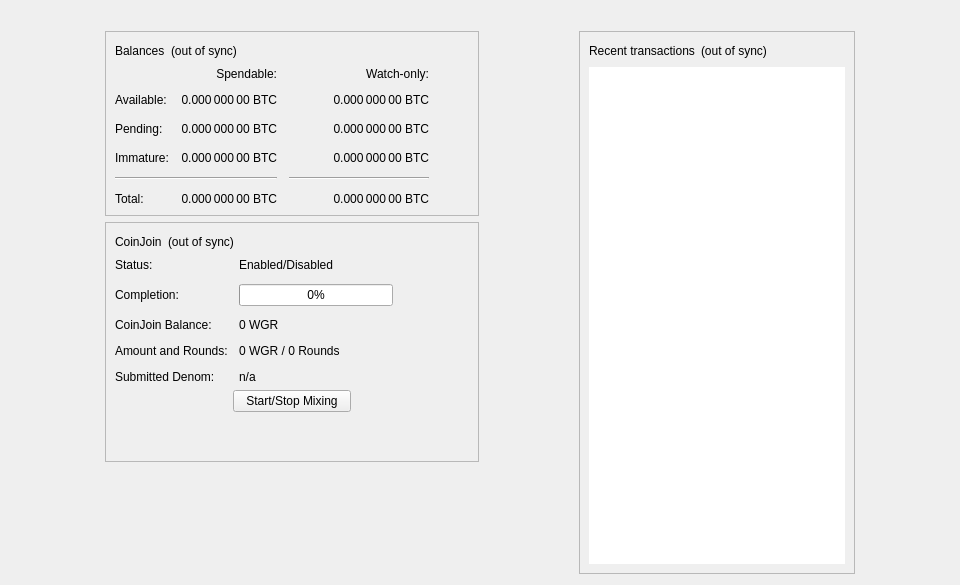
<?xml version="1.0" encoding="UTF-8"?>
<ui version="4.0">
 <class>OverviewPage</class>
 <widget class="QWidget" name="OverviewPage">
  <property name="geometry">
   <rect>
    <x>0</x>
    <y>0</y>
    <width>960</width>
    <height>585</height>
   </rect>
  </property>
  <property name="minimumSize">
   <size>
    <width>960</width>
    <height>0</height>
   </size>
  </property>
  <property name="windowTitle">
   <string>Form</string>
  </property>
  <layout class="QVBoxLayout" name="topLayout">
   <item>
    <widget class="QLabel" name="labelAlerts">
     <property name="visible">
      <bool>false</bool>
     </property>
     <property name="wordWrap">
      <bool>true</bool>
     </property>
     <property name="margin">
      <number>3</number>
     </property>
     <property name="textInteractionFlags">
      <set>Qt::TextSelectableByMouse</set>
     </property>
    </widget>
   </item>
   <item>
    <layout class="QHBoxLayout" name="horizontalLayout" stretch="1,0,1,0,1">
     <item>
      <spacer name="horizontalSpacerLeft">
       <property name="orientation">
        <enum>Qt::Horizontal</enum>
       </property>
       <property name="sizeType">
        <enum>QSizePolicy::Preferred</enum>
       </property>
       <property name="sizeHint" stdset="0">
        <size>
         <width>10</width>
         <height>20</height>
        </size>
       </property>
      </spacer>
     </item>
     <item>
      <layout class="QVBoxLayout" name="verticalLayout_2">
       <item>
        <widget class="QFrame" name="frame">
         <property name="frameShape">
          <enum>QFrame::StyledPanel</enum>
         </property>
         <property name="frameShadow">
          <enum>QFrame::Raised</enum>
         </property>
         <layout class="QVBoxLayout" name="verticalLayout_4">
          <item>
           <layout class="QHBoxLayout" name="horizontalLayout_4">
            <item>
             <widget class="QLabel" name="label_5">
              <property name="text">
               <string>Balances</string>
              </property>
             </widget>
            </item>
            <item>
             <widget class="QLabel" name="labelWalletStatus">
              <property name="toolTip">
               <string>The displayed information may be out of date. Your wallet automatically synchronizes with the Wagerr network after a connection is established, but this process has not completed yet.</string>
              </property>
              <property name="text">
               <string notr="true">(out of sync)</string>
              </property>
              <property name="alignment">
               <set>Qt::AlignLeading|Qt::AlignLeft|Qt::AlignVCenter</set>
              </property>
             </widget>
            </item>
            <item>
             <spacer name="horizontalSpacer_3">
              <property name="orientation">
               <enum>Qt::Horizontal</enum>
              </property>
              <property name="sizeHint" stdset="0">
               <size>
                <width>40</width>
                <height>20</height>
               </size>
              </property>
             </spacer>
            </item>
           </layout>
          </item>
          <item>
           <layout class="QGridLayout" name="gridLayout">
            <property name="spacing">
             <number>12</number>
            </property>
            <item row="2" column="2">
             <widget class="QLabel" name="labelWatchPending">
              <property name="cursor">
               <cursorShape>IBeamCursor</cursorShape>
              </property>
              <property name="toolTip">
               <string>Unconfirmed transactions to watch-only addresses</string>
              </property>
              <property name="text">
               <string notr="true">0.000 000 00 BTC</string>
              </property>
              <property name="alignment">
               <set>Qt::AlignRight|Qt::AlignTrailing|Qt::AlignVCenter</set>
              </property>
              <property name="textInteractionFlags">
               <set>Qt::LinksAccessibleByMouse|Qt::TextSelectableByKeyboard|Qt::TextSelectableByMouse</set>
              </property>
             </widget>
            </item>
            <item row="2" column="1">
             <widget class="QLabel" name="labelUnconfirmed">
              <property name="cursor">
               <cursorShape>IBeamCursor</cursorShape>
              </property>
              <property name="toolTip">
               <string>Total of transactions that have yet to be confirmed, and do not yet count toward the spendable balance</string>
              </property>
              <property name="text">
               <string notr="true">0.000 000 00 BTC</string>
              </property>
              <property name="alignment">
               <set>Qt::AlignRight|Qt::AlignTrailing|Qt::AlignVCenter</set>
              </property>
              <property name="textInteractionFlags">
               <set>Qt::LinksAccessibleByMouse|Qt::TextSelectableByKeyboard|Qt::TextSelectableByMouse</set>
              </property>
             </widget>
            </item>
            <item row="3" column="2">
             <widget class="QLabel" name="labelWatchImmature">
              <property name="cursor">
               <cursorShape>IBeamCursor</cursorShape>
              </property>
              <property name="toolTip">
               <string>Mined balance in watch-only addresses that has not yet matured</string>
              </property>
              <property name="text">
               <string notr="true">0.000 000 00 BTC</string>
              </property>
              <property name="alignment">
               <set>Qt::AlignRight|Qt::AlignTrailing|Qt::AlignVCenter</set>
              </property>
              <property name="textInteractionFlags">
               <set>Qt::LinksAccessibleByMouse|Qt::TextSelectableByKeyboard|Qt::TextSelectableByMouse</set>
              </property>
             </widget>
            </item>
            <item row="4" column="0" colspan="2">
             <widget class="Line" name="lineSpendableBalance">
              <property name="orientation">
               <enum>Qt::Horizontal</enum>
              </property>
             </widget>
            </item>
            <item row="4" column="2">
             <widget class="Line" name="lineWatchBalance">
              <property name="sizePolicy">
               <sizepolicy hsizetype="Preferred" vsizetype="Fixed">
                <horstretch>0</horstretch>
                <verstretch>0</verstretch>
               </sizepolicy>
              </property>
              <property name="minimumSize">
               <size>
                <width>140</width>
                <height>0</height>
               </size>
              </property>
              <property name="orientation">
               <enum>Qt::Horizontal</enum>
              </property>
             </widget>
            </item>
            <item row="5" column="0">
             <widget class="QLabel" name="labelTotalText">
              <property name="text">
               <string>Total:</string>
              </property>
             </widget>
            </item>
            <item row="3" column="1">
             <widget class="QLabel" name="labelImmature">
              <property name="cursor">
               <cursorShape>IBeamCursor</cursorShape>
              </property>
              <property name="toolTip">
               <string>Mined balance that has not yet matured</string>
              </property>
              <property name="text">
               <string notr="true">0.000 000 00 BTC</string>
              </property>
              <property name="alignment">
               <set>Qt::AlignRight|Qt::AlignTrailing|Qt::AlignVCenter</set>
              </property>
              <property name="textInteractionFlags">
               <set>Qt::LinksAccessibleByMouse|Qt::TextSelectableByKeyboard|Qt::TextSelectableByMouse</set>
              </property>
             </widget>
            </item>
            <item row="2" column="3">
             <spacer name="horizontalSpacer_2">
              <property name="orientation">
               <enum>Qt::Horizontal</enum>
              </property>
              <property name="sizeHint" stdset="0">
               <size>
                <width>40</width>
                <height>20</height>
               </size>
              </property>
             </spacer>
            </item>
            <item row="3" column="0">
             <widget class="QLabel" name="labelImmatureText">
              <property name="text">
               <string>Immature:</string>
              </property>
             </widget>
            </item>
            <item row="5" column="1">
             <widget class="QLabel" name="labelTotal">
              <property name="cursor">
               <cursorShape>IBeamCursor</cursorShape>
              </property>
              <property name="toolTip">
               <string>Your current total balance</string>
              </property>
              <property name="text">
               <string notr="true">0.000 000 00 BTC</string>
              </property>
              <property name="alignment">
               <set>Qt::AlignRight|Qt::AlignTrailing|Qt::AlignVCenter</set>
              </property>
              <property name="textInteractionFlags">
               <set>Qt::LinksAccessibleByMouse|Qt::TextSelectableByKeyboard|Qt::TextSelectableByMouse</set>
              </property>
             </widget>
            </item>
            <item row="5" column="2">
             <widget class="QLabel" name="labelWatchTotal">
              <property name="cursor">
               <cursorShape>IBeamCursor</cursorShape>
              </property>
              <property name="toolTip">
               <string>Current total balance in watch-only addresses</string>
              </property>
              <property name="text">
               <string notr="true">0.000 000 00 BTC</string>
              </property>
              <property name="alignment">
               <set>Qt::AlignRight|Qt::AlignTrailing|Qt::AlignVCenter</set>
              </property>
              <property name="textInteractionFlags">
               <set>Qt::LinksAccessibleByMouse|Qt::TextSelectableByKeyboard|Qt::TextSelectableByMouse</set>
              </property>
             </widget>
            </item>
            <item row="0" column="2">
             <widget class="QLabel" name="labelWatchonly">
              <property name="text">
               <string>Watch-only:</string>
              </property>
              <property name="alignment">
               <set>Qt::AlignRight|Qt::AlignTrailing|Qt::AlignVCenter</set>
              </property>
             </widget>
            </item>
            <item row="1" column="0">
             <widget class="QLabel" name="labelBalanceText">
              <property name="text">
               <string>Available:</string>
              </property>
             </widget>
            </item>
            <item row="1" column="1">
             <widget class="QLabel" name="labelBalance">
              <property name="cursor">
               <cursorShape>IBeamCursor</cursorShape>
              </property>
              <property name="toolTip">
               <string>Your current spendable balance</string>
              </property>
              <property name="text">
               <string notr="true">0.000 000 00 BTC</string>
              </property>
              <property name="alignment">
               <set>Qt::AlignRight|Qt::AlignTrailing|Qt::AlignVCenter</set>
              </property>
              <property name="textInteractionFlags">
               <set>Qt::LinksAccessibleByMouse|Qt::TextSelectableByKeyboard|Qt::TextSelectableByMouse</set>
              </property>
             </widget>
            </item>
            <item row="1" column="2">
             <widget class="QLabel" name="labelWatchAvailable">
              <property name="cursor">
               <cursorShape>IBeamCursor</cursorShape>
              </property>
              <property name="toolTip">
               <string>Your current balance in watch-only addresses</string>
              </property>
              <property name="text">
               <string notr="true">0.000 000 00 BTC</string>
              </property>
              <property name="alignment">
               <set>Qt::AlignRight|Qt::AlignTrailing|Qt::AlignVCenter</set>
              </property>
              <property name="textInteractionFlags">
               <set>Qt::LinksAccessibleByMouse|Qt::TextSelectableByKeyboard|Qt::TextSelectableByMouse</set>
              </property>
             </widget>
            </item>
            <item row="2" column="0">
             <widget class="QLabel" name="labelPendingText">
              <property name="text">
               <string>Pending:</string>
              </property>
             </widget>
            </item>
            <item row="0" column="1">
             <widget class="QLabel" name="labelSpendable">
              <property name="text">
               <string>Spendable:</string>
              </property>
              <property name="alignment">
               <set>Qt::AlignRight|Qt::AlignTrailing|Qt::AlignVCenter</set>
              </property>
             </widget>
            </item>
           </layout>
          </item>
         </layout>
        </widget>
       </item>
       <item>
        <widget class="QFrame" name="frameCoinJoin">
         <property name="layoutDirection">
          <enum>Qt::LeftToRight</enum>
         </property>
         <property name="frameShape">
          <enum>QFrame::StyledPanel</enum>
         </property>
         <property name="frameShadow">
          <enum>QFrame::Raised</enum>
         </property>
         <layout class="QVBoxLayout" name="VerticalLayout_PS1">
          <item>
           <layout class="QHBoxLayout" name="horizontalLayout_5">
            <item>
             <widget class="QLabel" name="labelCoinJoinHeader">
              <property name="text">
               <string notr="true">CoinJoin</string>
              </property>
             </widget>
            </item>
            <item>
             <widget class="QLabel" name="labelCoinJoinSyncStatus">
              <property name="toolTip">
               <string>The displayed information may be out of date. Your wallet automatically synchronizes with the Wagerr network after a connection is established, but this process has not completed yet.</string>
              </property>
              <property name="text">
               <string notr="true">(out of sync)</string>
              </property>
              <property name="alignment">
               <set>Qt::AlignLeading|Qt::AlignLeft|Qt::AlignVCenter</set>
              </property>
             </widget>
            </item>
            <item>
             <spacer name="horizontalSpacer_4">
              <property name="orientation">
               <enum>Qt::Horizontal</enum>
              </property>
              <property name="sizeHint" stdset="0">
               <size>
                <width>40</width>
                <height>20</height>
               </size>
              </property>
             </spacer>
            </item>
           </layout>
          </item>
          <item>
           <layout class="QFormLayout" name="coinJoinFormLayout">
            <property name="fieldGrowthPolicy">
             <enum>QFormLayout::AllNonFixedFieldsGrow</enum>
            </property>
            <property name="horizontalSpacing">
             <number>11</number>
            </property>
            <property name="verticalSpacing">
             <number>12</number>
            </property>
            <item row="0" column="0">
             <widget class="QLabel" name="labelCoinJoinEnabledText">
              <property name="text">
               <string>Status:</string>
              </property>
             </widget>
            </item>
            <item row="0" column="1">
             <widget class="QLabel" name="labelCoinJoinEnabled">
              <property name="text">
               <string>Enabled/Disabled</string>
              </property>
             </widget>
            </item>
            <item row="1" column="0">
             <widget class="QLabel" name="labelCompletitionText">
              <property name="text">
               <string>Completion:</string>
              </property>
             </widget>
            </item>
            <item row="1" column="1">
             <widget class="QProgressBar" name="coinJoinProgress">
              <property name="maximumSize">
               <size>
                <width>154</width>
                <height>16777215</height>
               </size>
              </property>
              <property name="value">
               <number>0</number>
              </property>
             </widget>
            </item>
            <item row="2" column="0">
             <widget class="QLabel" name="labelAnonymizedText">
              <property name="text">
               <string notr="true">CoinJoin Balance:</string>
              </property>
             </widget>
            </item>
            <item row="2" column="1">
             <widget class="QLabel" name="labelAnonymized">
              <property name="text">
               <string notr="true">0 WGR</string>
              </property>
             </widget>
            </item>
            <item row="3" column="0">
             <widget class="QLabel" name="labelAmountAndRoundsText">
              <property name="text">
               <string>Amount and Rounds:</string>
              </property>
             </widget>
            </item>
            <item row="3" column="1">
             <widget class="QLabel" name="labelAmountRounds">
              <property name="text">
               <string>0 WGR / 0 Rounds</string>
              </property>
             </widget>
            </item>
            <item row="4" column="0">
             <widget class="QLabel" name="labelSubmittedDenomText">
              <property name="text">
               <string>Submitted Denom:</string>
              </property>
             </widget>
            </item>
            <item row="4" column="1">
             <widget class="QLabel" name="labelSubmittedDenom">
              <property name="toolTip">
               <string>The denominations you submitted to the Masternode.&lt;br&gt;To mix, other users must submit the exact same denominations.</string>
              </property>
              <property name="text">
               <string>n/a</string>
              </property>
              <property name="wordWrap">
               <bool>true</bool>
              </property>
             </widget>
            </item>
           </layout>
          </item>
          <item>
           <layout class="QVBoxLayout" name="VerticalLayout_PS">
            <item>
             <layout class="QHBoxLayout" name="horizontalLayout_3">
              <property name="topMargin">
               <number>0</number>
              </property>
              <item>
               <spacer name="horizontalSpacer_5">
                <property name="orientation">
                 <enum>Qt::Horizontal</enum>
                </property>
                <property name="sizeHint" stdset="0">
                 <size>
                  <width>40</width>
                  <height>20</height>
                 </size>
                </property>
               </spacer>
              </item>
              <item>
               <widget class="QPushButton" name="toggleCoinJoin">
                <property name="sizePolicy">
                 <sizepolicy hsizetype="MinimumExpanding" vsizetype="Fixed">
                  <horstretch>0</horstretch>
                  <verstretch>0</verstretch>
                 </sizepolicy>
                </property>
                <property name="text">
                 <string>Start/Stop Mixing</string>
                </property>
               </widget>
              </item>
              <item>
               <spacer name="horizontalSpacer_6">
                <property name="orientation">
                 <enum>Qt::Horizontal</enum>
                </property>
                <property name="sizeHint" stdset="0">
                 <size>
                  <width>40</width>
                  <height>20</height>
                 </size>
                </property>
               </spacer>
              </item>
             </layout>
            </item>
            <item>
             <spacer name="verticalSpacer_3">
              <property name="orientation">
               <enum>Qt::Vertical</enum>
              </property>
              <property name="sizeHint" stdset="0">
               <size>
                <width>20</width>
                <height>40</height>
               </size>
              </property>
             </spacer>
            </item>
           </layout>
          </item>
         </layout>
        </widget>
       </item>
       <item>
        <spacer name="verticalSpacer">
         <property name="orientation">
          <enum>Qt::Vertical</enum>
         </property>
         <property name="sizeHint" stdset="0">
          <size>
           <width>20</width>
           <height>40</height>
          </size>
         </property>
        </spacer>
       </item>
      </layout>
     </item>
     <item>
      <spacer name="horizontalSpacerCenter">
       <property name="orientation">
        <enum>Qt::Horizontal</enum>
       </property>
       <property name="sizeHint" stdset="0">
        <size>
         <width>10</width>
         <height>20</height>
        </size>
       </property>
      </spacer>
     </item>
     <item>
      <layout class="QVBoxLayout" name="verticalLayout_3">
       <item>
        <widget class="QFrame" name="frame_2">
         <property name="frameShape">
          <enum>QFrame::StyledPanel</enum>
         </property>
         <property name="frameShadow">
          <enum>QFrame::Raised</enum>
         </property>
         <layout class="QVBoxLayout" name="verticalLayout">
          <item>
           <layout class="QHBoxLayout" name="horizontalLayout_2">
            <item>
             <widget class="QLabel" name="label_4">
              <property name="text">
               <string>Recent transactions</string>
              </property>
             </widget>
            </item>
            <item>
             <widget class="QLabel" name="labelTransactionsStatus">
              <property name="toolTip">
               <string>The displayed information may be out of date. Your wallet automatically synchronizes with the Wagerr network after a connection is established, but this process has not completed yet.</string>
              </property>
              <property name="text">
               <string notr="true">(out of sync)</string>
              </property>
              <property name="alignment">
               <set>Qt::AlignLeading|Qt::AlignLeft|Qt::AlignVCenter</set>
              </property>
             </widget>
            </item>
            <item>
             <spacer name="horizontalSpacer">
              <property name="orientation">
               <enum>Qt::Horizontal</enum>
              </property>
              <property name="sizeHint" stdset="0">
               <size>
                <width>40</width>
                <height>20</height>
               </size>
              </property>
             </spacer>
            </item>
           </layout>
          </item>
          <item>
           <widget class="QListView" name="listTransactions">
            <property name="frameShape">
             <enum>QFrame::NoFrame</enum>
            </property>
            <property name="verticalScrollBarPolicy">
             <enum>Qt::ScrollBarAlwaysOff</enum>
            </property>
            <property name="horizontalScrollBarPolicy">
             <enum>Qt::ScrollBarAlwaysOff</enum>
            </property>
            <property name="selectionMode">
             <enum>QAbstractItemView::NoSelection</enum>
            </property>
           </widget>
          </item>
         </layout>
        </widget>
       </item>
      </layout>
     </item>
     <item>
      <spacer name="horizontalSpacerRight">
       <property name="orientation">
        <enum>Qt::Horizontal</enum>
       </property>
       <property name="sizeType">
        <enum>QSizePolicy::Preferred</enum>
       </property>
       <property name="sizeHint" stdset="0">
        <size>
         <width>10</width>
         <height>20</height>
        </size>
       </property>
      </spacer>
     </item>
    </layout>
   </item>
  </layout>
 </widget>
 <resources/>
 <connections/>
</ui>
